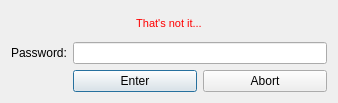
<?xml version="1.0" encoding="UTF-8"?>
<ui version="4.0">
 <class>PasswordDialog</class>
 <widget class="QDialog" name="PasswordDialog">
  <property name="geometry">
   <rect>
    <x>0</x>
    <y>0</y>
    <width>338</width>
    <height>103</height>
   </rect>
  </property>
  <property name="minimumSize">
   <size>
    <width>338</width>
    <height>0</height>
   </size>
  </property>
  <property name="maximumSize">
   <size>
    <width>338</width>
    <height>16777215</height>
   </size>
  </property>
  <property name="windowTitle">
   <string>Enter your password</string>
  </property>
  <property name="windowIcon">
   <iconset>
    <normaloff>../../images/cryptonote.ico</normaloff>../../images/cryptonote.ico</iconset>
  </property>
  <layout class="QGridLayout" name="gridLayout">
   <item row="1" column="1" colspan="2">
    <widget class="QLineEdit" name="m_passwordEdit">
     <property name="sizePolicy">
      <sizepolicy hsizetype="Expanding" vsizetype="Fixed">
       <horstretch>0</horstretch>
       <verstretch>0</verstretch>
      </sizepolicy>
     </property>
     <property name="echoMode">
      <enum>QLineEdit::Password</enum>
     </property>
    </widget>
   </item>
   <item row="3" column="2">
    <widget class="QPushButton" name="m_cancelButton">
     <property name="text">
      <string>Abort</string>
     </property>
    </widget>
   </item>
   <item row="1" column="0">
    <widget class="QLabel" name="label">
     <property name="sizePolicy">
      <sizepolicy hsizetype="Maximum" vsizetype="Preferred">
       <horstretch>0</horstretch>
       <verstretch>0</verstretch>
      </sizepolicy>
     </property>
     <property name="text">
      <string>Password:</string>
     </property>
    </widget>
   </item>
   <item row="3" column="1">
    <widget class="QPushButton" name="m_okButton">
     <property name="enabled">
      <bool>true</bool>
     </property>
     <property name="text">
      <string>Enter</string>
     </property>
     <property name="default">
      <bool>true</bool>
     </property>
    </widget>
   </item>
   <item row="0" column="0" colspan="3">
    <widget class="QLabel" name="m_errorLabel">
     <property name="minimumSize">
      <size>
       <width>122</width>
       <height>0</height>
      </size>
     </property>
     <property name="styleSheet">
      <string notr="true">color: #ff0000; font: 11px;</string>
     </property>
     <property name="text">
      <string>That's not it...</string>
     </property>
     <property name="alignment">
      <set>Qt::AlignCenter</set>
     </property>
    </widget>
   </item>
  </layout>
 </widget>
 <resources/>
 <connections>
  <connection>
   <sender>m_okButton</sender>
   <signal>clicked()</signal>
   <receiver>PasswordDialog</receiver>
   <slot>accept()</slot>
   <hints>
    <hint type="sourcelabel">
     <x>142</x>
     <y>84</y>
    </hint>
    <hint type="destinationlabel">
     <x>158</x>
     <y>52</y>
    </hint>
   </hints>
  </connection>
  <connection>
   <sender>m_cancelButton</sender>
   <signal>clicked()</signal>
   <receiver>PasswordDialog</receiver>
   <slot>reject()</slot>
   <hints>
    <hint type="sourcelabel">
     <x>257</x>
     <y>84</y>
    </hint>
    <hint type="destinationlabel">
     <x>158</x>
     <y>52</y>
    </hint>
   </hints>
  </connection>
 </connections>
</ui>
